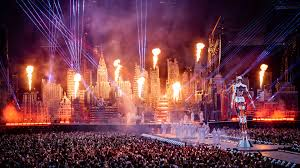
#> input picture images.jpg, 300 x 168 px
$ python -i filters.py   (imports and definitions only)   (older library calls are emulated)
#> lines starting #> are read from the running program, lines starting #| are printed output that depends on the picture
#> further down, picture is the input picture: shape (168, 300, 3); mean B, G, R 72.6, 60.3, 111.9
import numpy as np
import cv2
from scipy import ndimage
from skimage import filters

class ImageFilters:
    """
    Clase que contiene todos los filtros de procesamiento de imágenes.
    """

    # [81 lines left out: functions apply_averaging_filter, apply_weighted_averaging_filter, apply_median_filter, apply_mode_filter, apply_bilateral_filter, apply_max_filter and 3 more, not called in this run]

    @staticmethod
    def apply_roberts_filter(img):
        """Filtro Operador de Roberts"""
        if len(img.shape) == 3:
            gray = cv2.cvtColor(img, cv2.COLOR_BGR2GRAY)
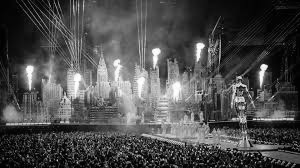
#> gray: shape (168, 300); min 0, max 255, mean 77.1
        else:
            gray = img.copy()

        # Máscaras de Roberts
        roberts_x = np.array([[1, 0], [0, -1]], dtype=np.float32)
        roberts_y = np.array([[0, 1], [-1, 0]], dtype=np.float32)

        grad_x = cv2.filter2D(gray, cv2.CV_32F, roberts_x)
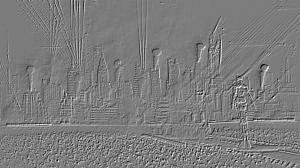
#> grad_x: shape (168, 300) float32; min -201, max 210, mean 0.1; drawn with min black and max white
        grad_y = cv2.filter2D(gray, cv2.CV_32F, roberts_y)
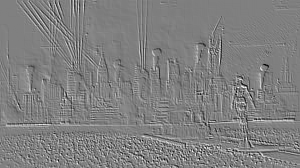
#> grad_y: shape (168, 300) float32; min -203, max 201, mean 0.1; drawn with min black and max white

        magnitude = np.sqrt(grad_x**2 + grad_y**2)
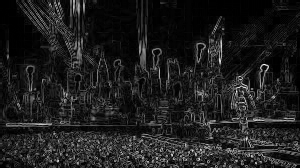
#> magnitude: shape (168, 300) float32; min 0, max 262.1, mean 31.4; drawn with min black and max white
        return np.uint8(np.clip(magnitude, 0, 255))

    # [79 lines left out: functions apply_prewitt_filter, apply_sobel_filter, apply_kirsch_filter, apply_canny_filter, apply_laplacian_filter, not called in this run]

>>> import cv2
>>> picture = cv2.imread('images.jpg')
>>> result = ImageFilters().apply_roberts_filter(picture)

$ run again, on trafico-cdmx-periferico-sur-1024x683.jpg
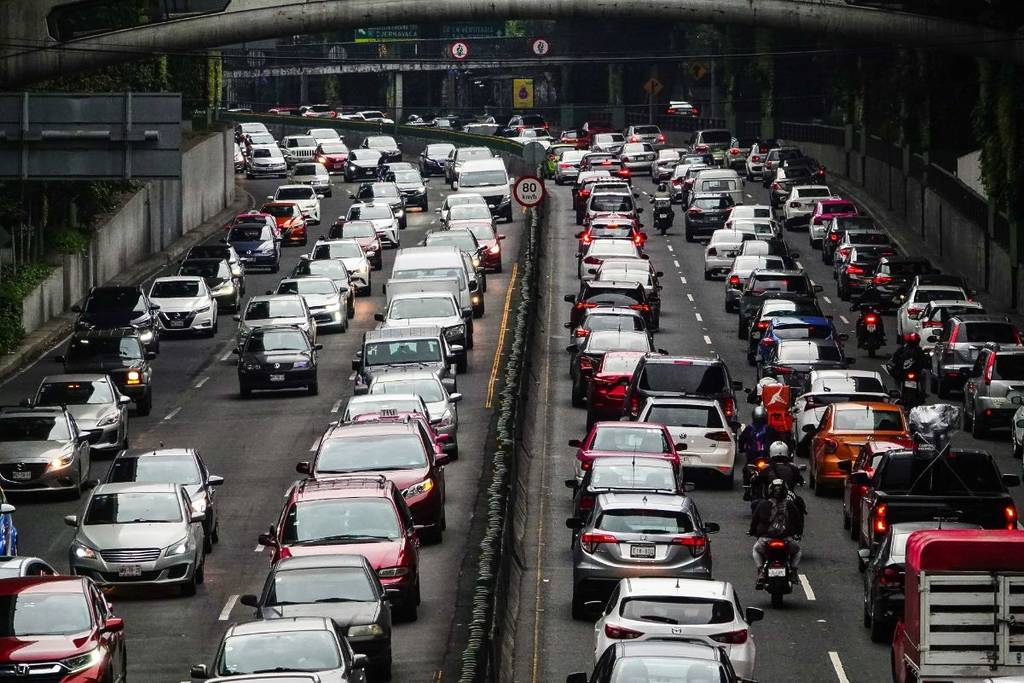
#> input picture trafico-cdmx-periferico-sur-1024x683.jpg, 1024 x 683 px
#> picture is the input picture: shape (683, 1024, 3); mean B, G, R 74.1, 74.5, 77.1
#> in apply_roberts_filter, `grad_y = cv2.filter2D(gray, cv2.CV_32F, roberts_y)`:
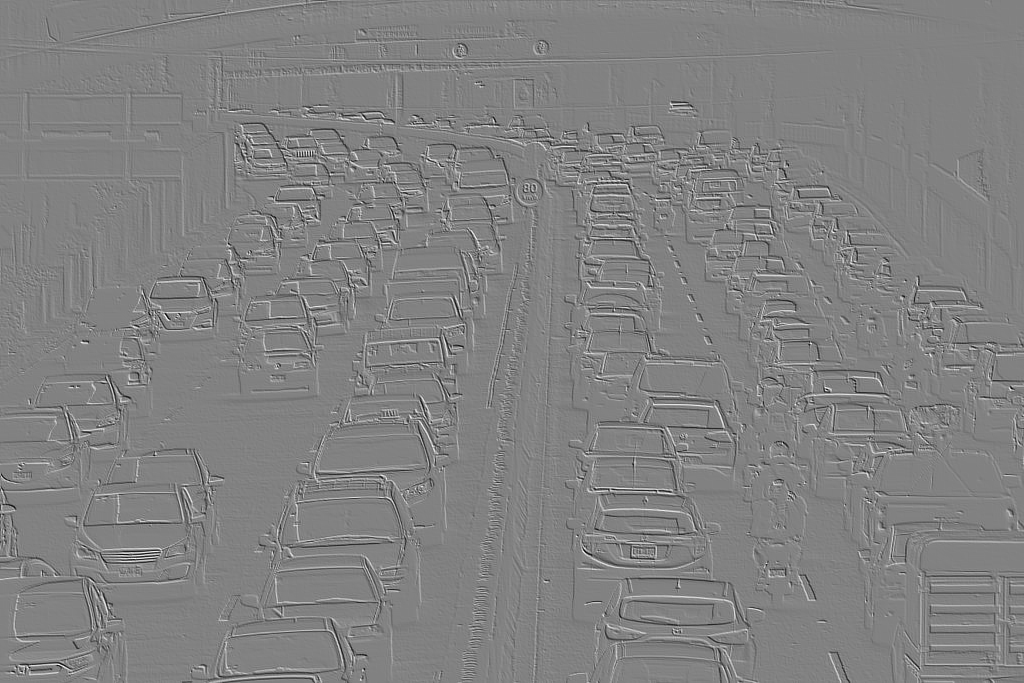
#> grad_y: shape (683, 1024) float32; min -249, max 241, mean 0; drawn with min black and max white
#> in apply_roberts_filter, `return np.uint8(np.clip(magnitude, 0, 255))`:
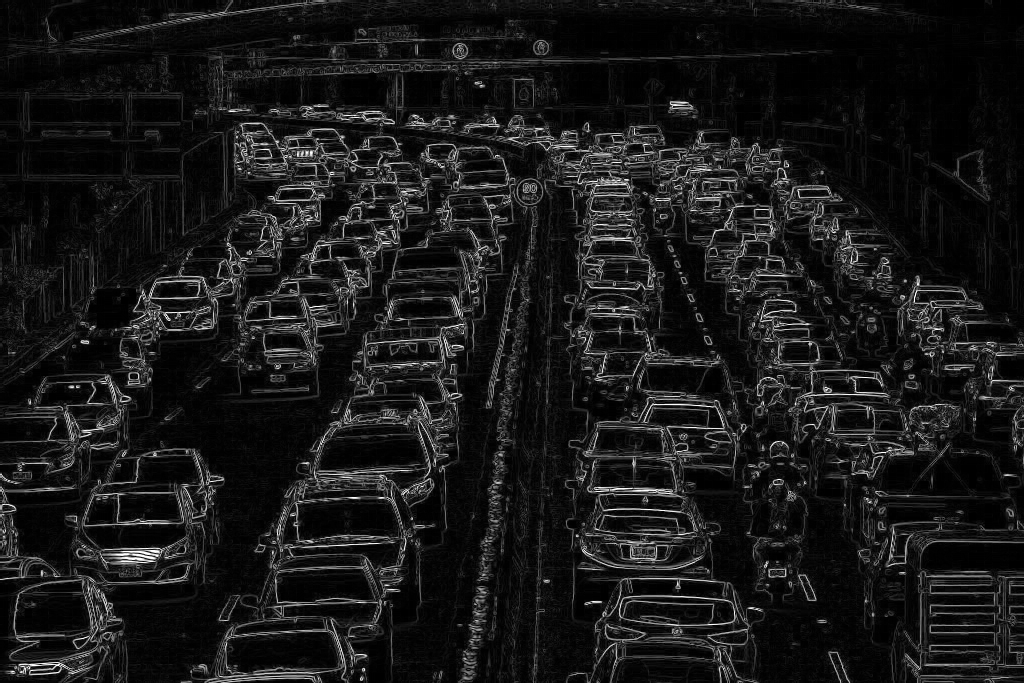
#> returned value: shape (683, 1024); min 0, max 255, mean 24.4
